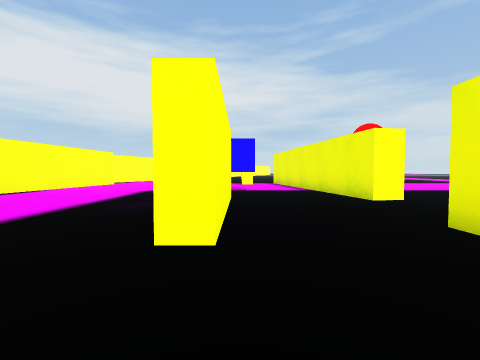
view 1 (above)

22 first-person views from a walk through a 3-D level made in the Unity game engine. The camera is 1.2 m above the floor, tilts 2° down and sees 90° across. The floor is counted in squares, 2 m on a side. Each view is taken from the middle of a square. On the plan, view 1 faces up. The plan holds only what a view shows up to about 9 squares ahead; the rest is blank. The place goes on beyond the plan. The player character is not drawn. Some surface patterns are stand-ins.

view 2
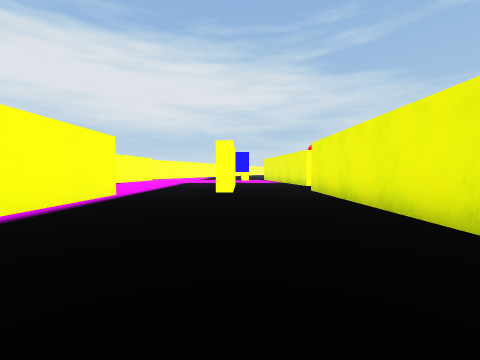

view 3
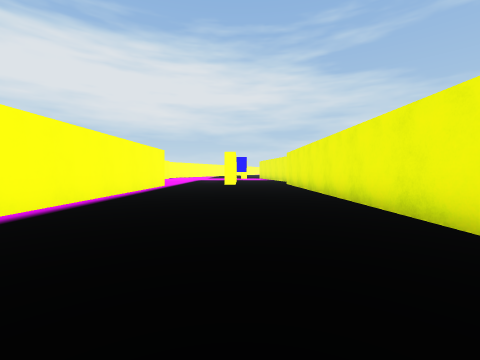

view 4
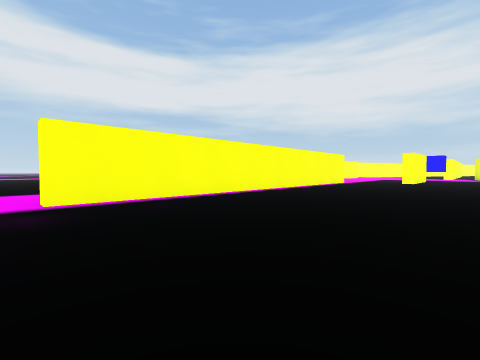

view 5
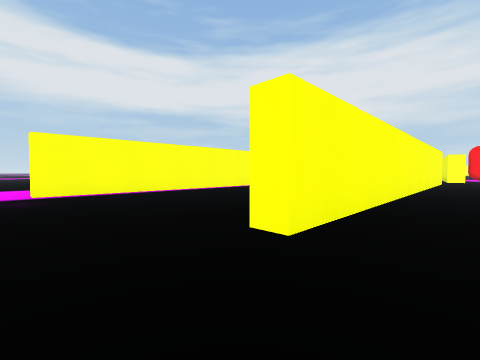

view 6
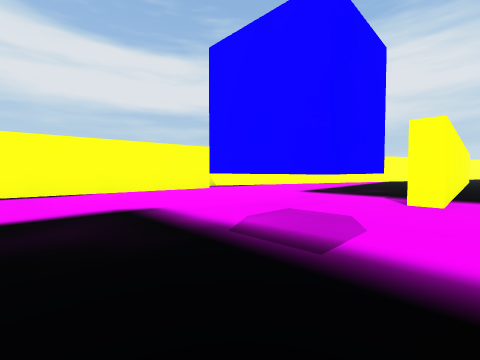

view 7
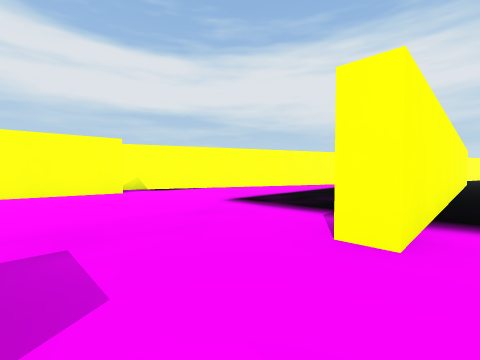

view 8
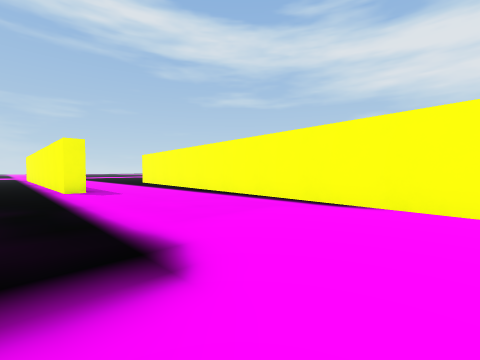

view 9
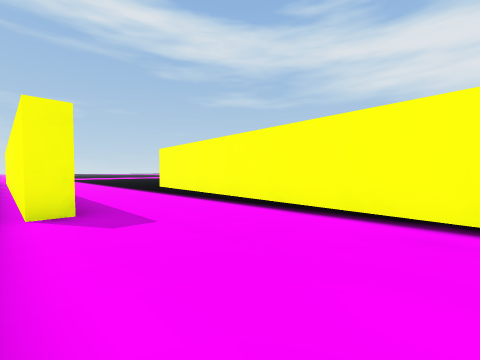

view 10
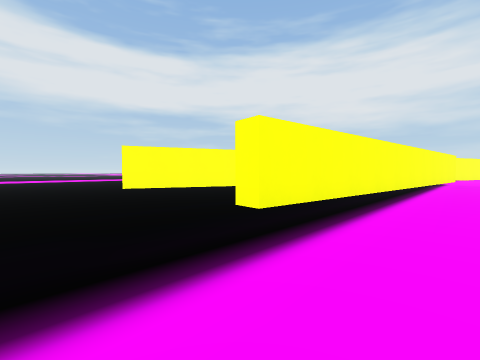

view 11
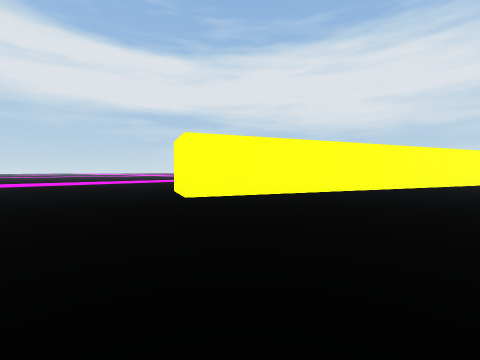

view 12
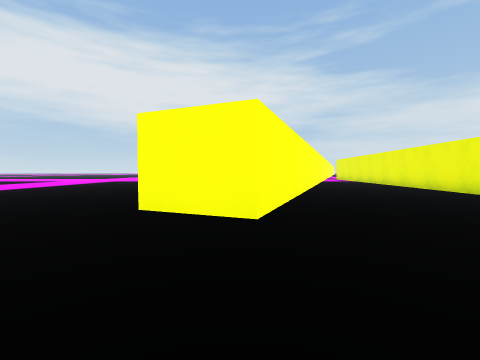

view 13
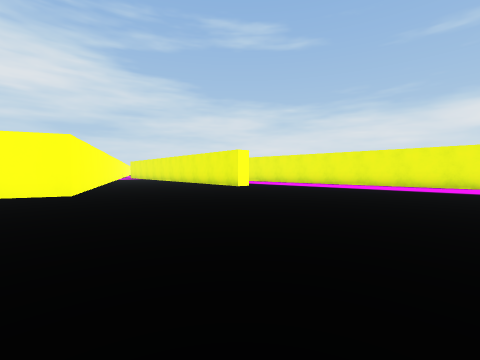

view 14
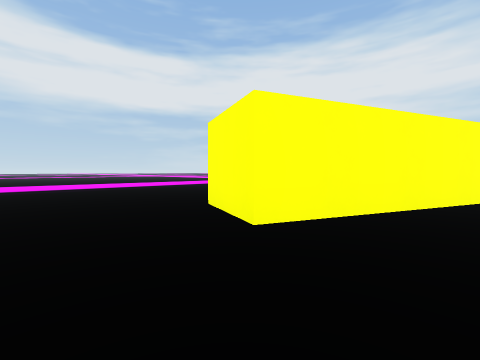

view 15
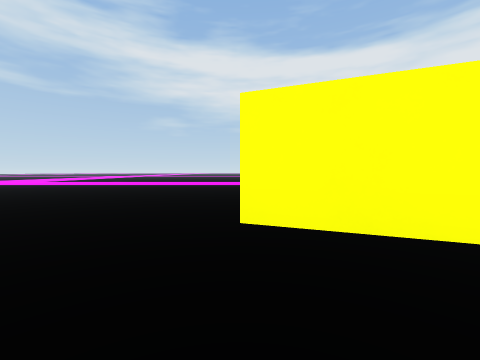

view 16
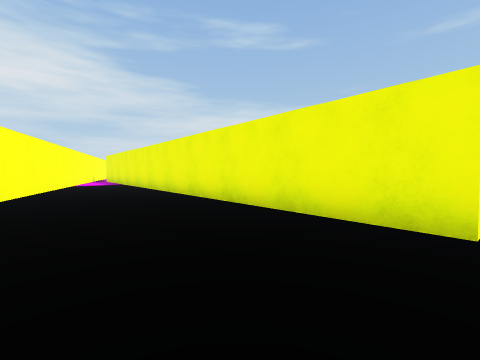

view 17
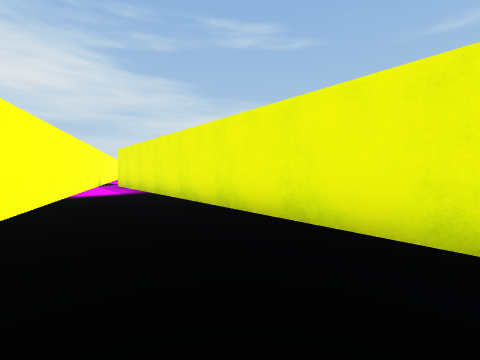

view 18
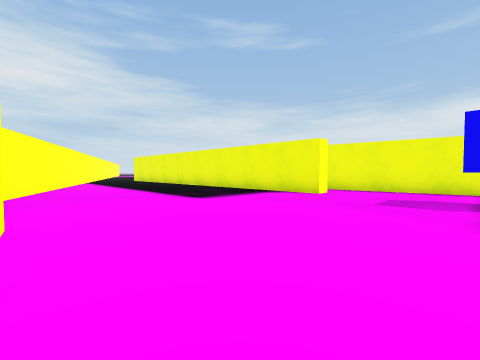

view 19
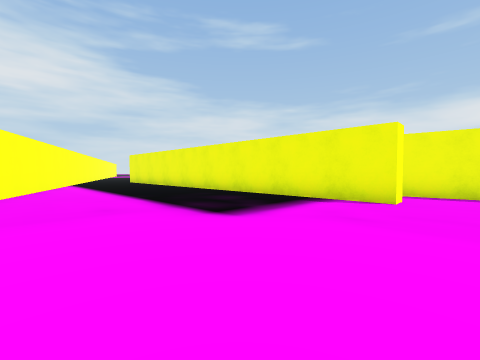

view 20
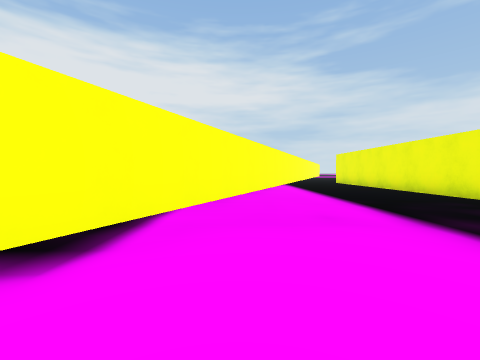

view 21
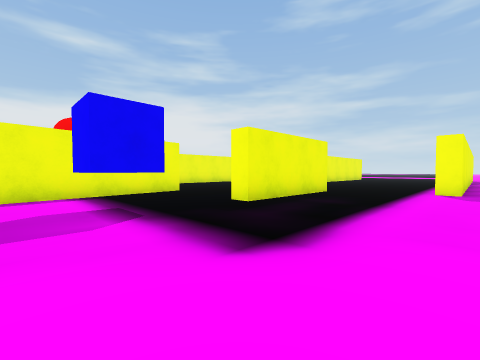

view 22
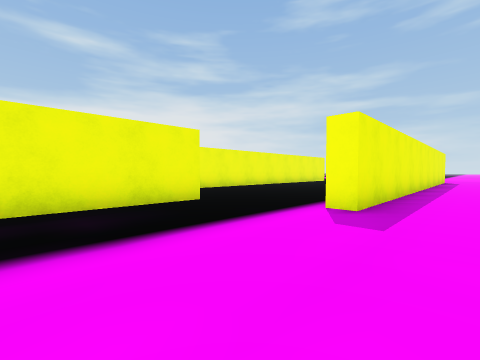

### Floor plan
Points are (right, up) in squares from view 1. A wall is a line through its corners. A room is listed if a view was taken in it or the views show most of it. See-through windows are left out.
Room 1 (views 1, 2, 3)
walls: (2.3, -6.9) (2.3, 1.6); (-3.2, 1.2) (-3.2, -11.5)
ways out: opening at (1, 2) to room 2; opening at (2, -11.5) to room 2; opening at (-3, -12) to room 3; opening at (-1.5, 1.5) to room 3
Room 2 (views 4, 5)
walls: (3.5, 5.1) (2.8, 5); (2.3, 1.6) (2.3, 2.6); (2.8, -0.6) (2.8, -10.1) (2.2, -10.1); (-0.2, 4.5) (-0.2, 1.9); (0.6, 20.1) (0.6, 12.6)
ways out: opening at (1, 2) to room 1; opening at (2, -11.5) to room 1; opening at (1, 12) to room 3; opening at (1.5, 5) to room 3
objects: other object (4, 7) to (4, 8)
Room 3 (views 6, 7, 8, 9, 10, 11, 12, 13, 14, 15, 16, 17, 18, 19, 20, 21, 22)
walls: (-6, 11.4) (-7.5, -4.1) (-8.1, -4) (-6.7, 10.5); (-0.2, 1.9) (-0.7, 1.9) (-0.7, 5.5) (-0.2, 5.5) (-0.2, 4.5); (-3.7, -6.5) (-3.7, 1.2) (-3.2, 1.2); (2.8, 5) (1.8, 11.6); (0.6, 12.6) (0.6, 11.1) (0.1, 11.1) (0.1, 20); (-3.7, -11) (-3.7, -9.5); (-3.2, -11.5) (-3.8, -11.5); (-3.6, 20.5) (-13.8, -4) (-15.7, -3.2)
ways out: opening at (-3, -12) to room 1; opening at (-1.5, 1.5) to room 1; opening at (1, 12) to room 2; opening at (1.5, 5) to room 2
objects: other object (0, 7) to (0, 8)

Positions as (right, up) in squares from view 1, and headings:
1: (0, 0), facing up
2: (0, -5), facing up
3: (0, -9), facing up
4: (2, -12), facing up-left
5: (4, -12), facing up-left
6: (1, 6), facing up-left
7: (1, 9), facing up-left
8: (-2, 9), facing down-left
9: (-3, 5), facing down-left
10: (-5, -7), facing up-left
11: (-9, -7), facing up-left
12: (-14, -7), facing up
13: (-15, -11), facing up-right
14: (-12, -6), facing up-left
15: (-11, -4), facing left
16: (-11, -4), facing up-right
17: (-10, 1), facing up-right
18: (-6, 8), facing up-right
19: (-5, 10), facing up-right
20: (-5, 11), facing up
21: (-4, 9), facing down-right
22: (-5, 5), facing down-right
